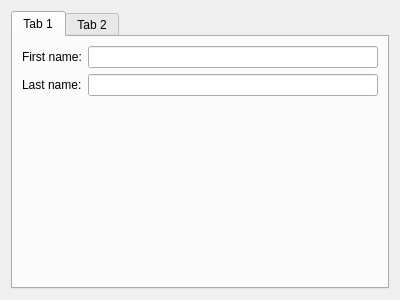
<?xml version="1.0" encoding="UTF-8"?>
<ui version="4.0">
 <class>Form</class>
 <widget class="QWidget" name="Form">
  <property name="geometry">
   <rect>
    <x>0</x>
    <y>0</y>
    <width>400</width>
    <height>300</height>
   </rect>
  </property>
  <property name="windowTitle">
   <string>Form</string>
  </property>
  <layout class="QVBoxLayout" name="verticalLayout">
   <item>
    <widget class="QTabWidget" name="tabWidget">
     <widget class="QWidget" name="tab">
      <attribute name="title">
       <string>Tab 1</string>
      </attribute>
      <layout class="QFormLayout" name="formLayout">
       <item row="0" column="0">
        <widget class="QLabel" name="label">
         <property name="text">
          <string>First name:</string>
         </property>
        </widget>
       </item>
       <item row="0" column="1">
        <widget class="QLineEdit" name="le_first"/>
       </item>
       <item row="1" column="0">
        <widget class="QLabel" name="label_2">
         <property name="text">
          <string>Last name:</string>
         </property>
        </widget>
       </item>
       <item row="1" column="1">
        <widget class="QLineEdit" name="le_last"/>
       </item>
      </layout>
     </widget>
     <widget class="QWidget" name="tab_2">
      <attribute name="title">
       <string>Tab 2</string>
      </attribute>
     </widget>
    </widget>
   </item>
  </layout>
 </widget>
 <resources/>
 <connections/>
</ui>
